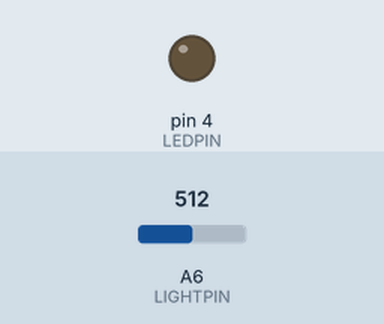
Recording of a sketch running on a simulated Arduino Nano, built with avr-gcc and run on an emulated ATmega328P. On the bench: output pins drawn as LEDs (lit = HIGH). Inputs (shaded band) come from the test bench; at power-on: A6 (LIGHTPIN) = 512.

Above: at 1.2 s.
1.3 s: A6 (LIGHTPIN) set to 269
2.8 s: A6 (LIGHTPIN) set to 237
At 3.1 s:
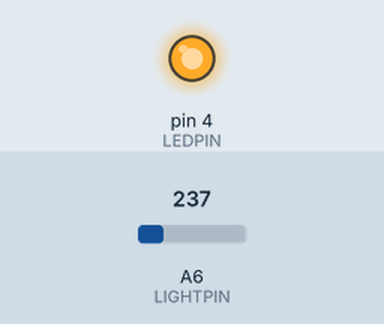
4.3 s: A6 (LIGHTPIN) set to 266
At 5.5 s:
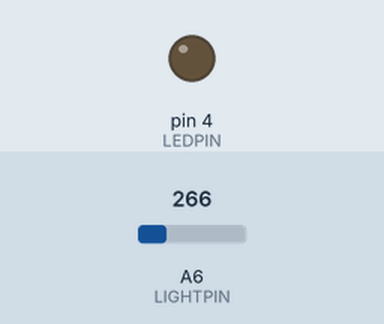
5.8 s: A6 (LIGHTPIN) set to 246
At 6.7 s:
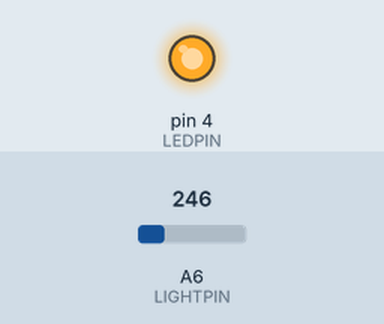
Timing chart, 0 to 8.3 s (numbered marks = the images above; inputs shaded):
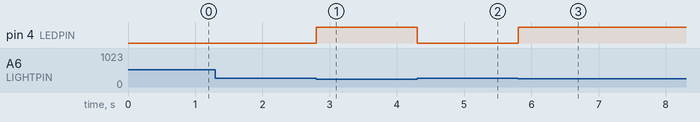

Measured:
- the behaviour switches between 256 and 255 on A6 (LIGHTPIN) (found by bisection; images 0 and 1)
- after the input at 1.3 s, every drawn part: stays the same
- after the input at 2.8 s, pin 4 (LEDPIN): LOW → HIGH at once
- after the input at 4.3 s, pin 4 (LEDPIN): HIGH → LOW at once
- after the input at 5.8 s, pin 4 (LEDPIN): LOW → HIGH at once

The sketch:

06_BlinkLedByLightSensor.ino
```cpp
/*
 * ライトセンサーでLED点滅
 * ライトセンサーを手で覆ってLEDを点灯させたり、手を放してLEDを消灯させたりします。
 *
 * ロータリースイッチと同じで、ライトセンサーもアナログ入力デバイスです。
 */

#define LEDPIN 4      // LEDのピン番号
#define LIGHTPIN A6   // ライトセンサーのピン番号

// LEDを点灯させる下限値 (0～1023)
// 部屋の明るさにあわせて下限値を調整する必要があるかもしれません。
// ライトセンサーを手で覆ってもLEDが点灯しない場合は値を大きくしてみます。
// ライトセンサーから手を放してもLEDが消灯しない場合は値を小さくしてみます。

const int switchOnMin = 256;  // LED点灯させるライトセンサー値の上限値

void setup() {
  pinMode(LEDPIN, OUTPUT);
}

void loop() {
  int lightValue = analogRead(LIGHTPIN);  // ライトセンサーの値を取得

  // ライトセンサーの値が指定した下限値よりも小さい場合はLEDを点灯
  // そうでない場合はLEDを消灯
  if (lightValue < switchOnMin) {
    digitalWrite(LEDPIN, HIGH);
  } else {
    digitalWrite(LEDPIN, LOW);
  }

  delay(100);
}
```
